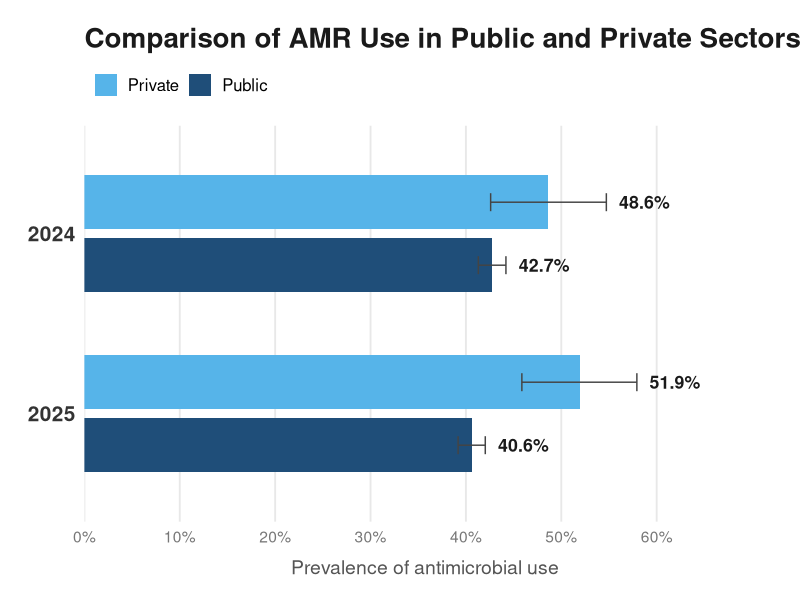
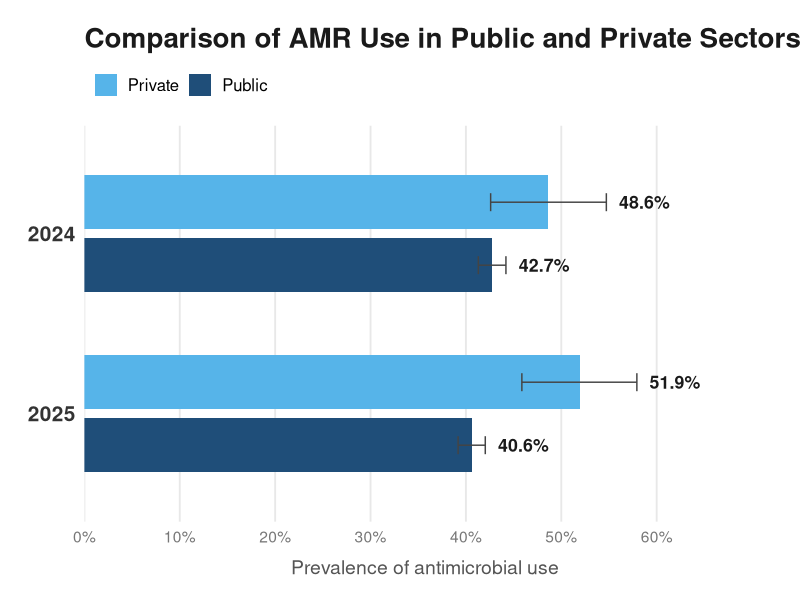

Write R code to recreate these figures, in order.
library(ggplot2)
library(dplyr)
library(scales)

# ---- Data ----
pps <- tribble(
  ~Year, ~Category, ~Figure_1, ~Figure_2,
  2024, "Private",   125,  257,
  2024, "Public",   1917, 4485,
  2025, "Private",   135,  260,
  2025, "Public",   1850, 4557
)

# ---- Prevalence + 95% CI ----
pps <- pps %>%
  rowwise() %>%
  mutate(
    prev  = Figure_1 / Figure_2 * 100,
    lower = prop.test(Figure_1, Figure_2, correct = FALSE)$conf.int[1] * 100,
    upper = prop.test(Figure_1, Figure_2, correct = FALSE)$conf.int[2] * 100
  ) %>%
  ungroup() %>%
  mutate(
    Year     = factor(Year, levels = c(2024, 2025)),
    # first level is drawn at the bottom of each group, so Private ends up on top
    Category = factor(Category, levels = c("Public", "Private"))
  )

# ---- Plot ----
dodge <- position_dodge(width = 0.7)

p <- ggplot(pps, aes(x = prev, y = Year, fill = Category)) +
  geom_col(position = dodge, width = 0.6) +
  geom_errorbar(aes(xmin = lower, xmax = upper),
                position = dodge, width = 0.2,
                colour = "#444444", linewidth = 0.5) +
  geom_text(aes(x = upper, label = sprintf("%.1f%%", prev)),
            position = dodge, hjust = -0.25,
            size = 4.5, fontface = "bold", colour = "#1A1A1A") +
  scale_fill_manual(values = c("Private" = "#56B4E9", "Public" = "#1F4E79")) +
  scale_y_discrete(limits = rev) +                       # 2024 on top, 2025 below
  scale_x_continuous(limits = c(0, 70),
                     breaks = seq(0, 60, 10),
                     labels = function(x) paste0(x, "%"),
                     expand = expansion(mult = c(0, 0.02))) +
  guides(fill = guide_legend(reverse = TRUE)) +          # legend reads Private, Public
  labs(
    title    = "Comparison of AMR Use in Public and Private Sectors",
    x = "Prevalence of antimicrobial use", y = NULL, fill = NULL
  ) +
  theme_minimal(base_size = 14) +
  theme(
    panel.grid.minor     = element_blank(),
    panel.grid.major.y   = element_blank(),
    panel.grid.major.x   = element_line(colour = "#E8E8E8"),
    plot.title           = element_text(face = "bold", size = 20, colour = "#1A1A1A",
                                        margin = margin(b = 6)),
    plot.subtitle        = element_text(size = 12, colour = "#555555",
                                        margin = margin(b = 14)),
    axis.text.y          = element_text(size = 15, face = "bold", colour = "#333333"),
    axis.text.x          = element_text(colour = "#777777"),
    axis.title.x         = element_text(colour = "#555555", margin = margin(t = 10)),
    legend.position      = "top",
    legend.justification = "left",
    legend.text          = element_text(size = 12),
    plot.caption         = element_text(size = 9, colour = "#888888", hjust = 0,
                                        margin = margin(t = 12)),
    plot.margin          = margin(20, 25, 15, 20),
    plot.background      = element_rect(fill = "white", colour = NA)
  )

print(p)

# ---- Save ----

ggsave("1pps_year_sector_comparison.png", p, width = 9, height = 5.5, dpi = 300, bg = "white")
